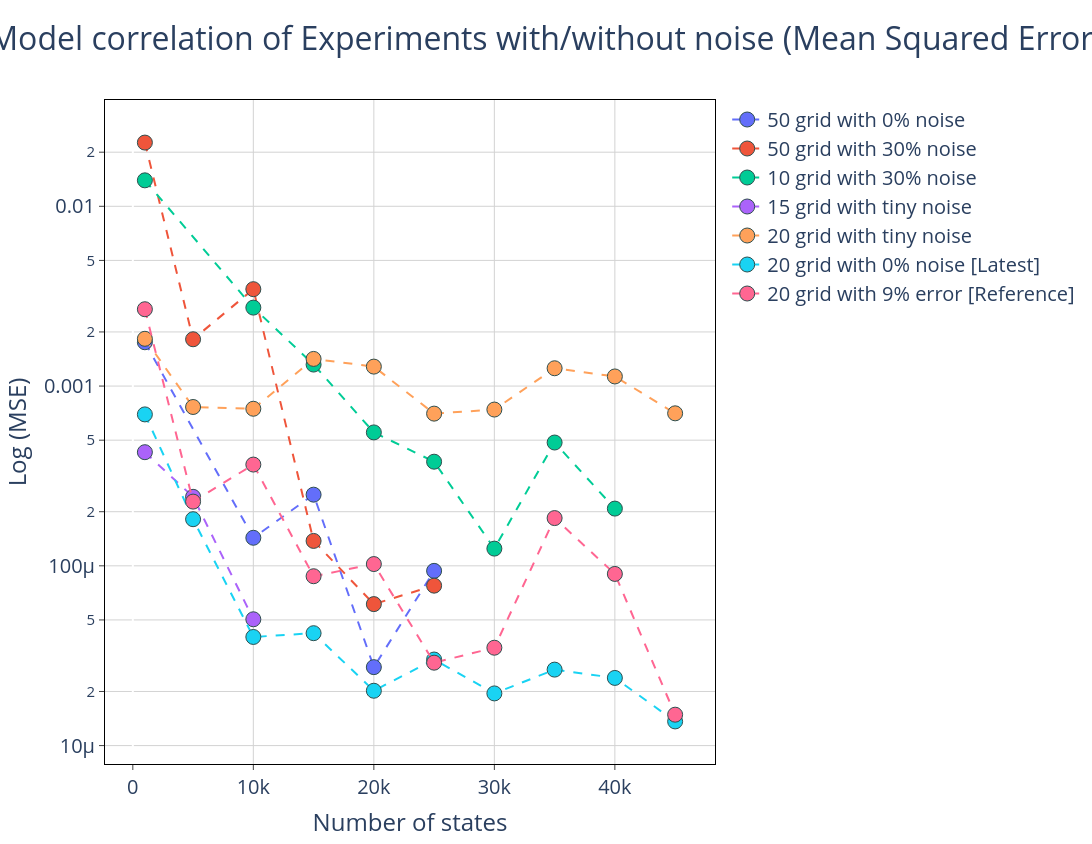

Write notebook code for a chart like this one.
### Markdown cell above
## Contrast All results

### Code cell
# Contrast All results
# In [17]: Configuración del subplot
fig = make_subplots(
    rows=1, 
    cols=1
    # Actualizado para que coincida con tus datos
)

# Agregar la primera fila (row=1)
fig.add_trace(
    go.Scatter(
        x=df_50_pure['N_states'],
        y=df_50_pure['MSE'],
        mode='lines+markers',
        name='50 grid with 0% noise',
        line=dict(dash='dash')
    ),
    row=1, col=1
)

# Agregar la segunda fila (row=2)
fig.add_trace(
    go.Scatter(
        x=df_50_error['N_states'],
        y=df_50_error['MSE'],
        mode='lines+markers',
        name='50 grid with 30% noise',
        line=dict(dash='dash')
    ),
    row=1, col=1
)

# Agregar la tercera fila (row=3)
fig.add_trace(
    go.Scatter(
        x=df_10_error['N_states'],
        y=df_10_error['MSE'],
        mode='lines+markers',
        name='10 grid with 30% noise',
        line=dict(dash='dash')
    ),
    row=1, col=1
)

fig.add_trace(
    go.Scatter(
        x=df_15_tiny_noise['N_states'],
        y=df_15_tiny_noise['MSE'],
        mode='lines+markers',
        name='15 grid with tiny noise',
        line=dict(dash='dash')
    ),
    row=1, col=1
)

fig.add_trace(
    go.Scatter(
        x=df_20_tiny_noise['N_states'],
        y=df_20_tiny_noise['MSE'],
        mode='lines+markers',
        name='20 grid with tiny noise',
        line=dict(dash='dash')
    ),
    row=1, col=1
)

fig.add_trace(go.Scatter(
    x=results_df.loc[results_df['Noise'] == 0.0, 'N_states'],
    y=results_df.loc[results_df['Noise'] == 0.0, 'MSE'],
    name="20 grid with 0% noise [Latest]",
    mode='lines+markers',
    line=dict(dash='dash')
))

fig.add_trace(go.Scatter(
    x=results_df.loc[results_df['Noise'] == 9.0, 'N_states'],
    y=results_df.loc[results_df['Noise'] == 9.0, 'MSE'],
    name="20 grid with 9% error [Reference]",
    mode='lines+markers',
    line=dict(dash='dash')
))

# Note: Ensure df_single_pt is defined in your notebook prior to this trace
if 'df_single_pt' in locals():
    fig.add_trace(go.Scatter(
        x=df_single_pt['N_states'],
        y=df_single_pt['MSE'],
        mode='lines+markers',
        name='single point experiment noise',
        line=dict(dash='dash')
    ), row=1, col=1)

fig.update_traces(marker=dict(size=15, line=dict(width=1, color='DarkSlateGrey')))

fig.update_layout(
    height=844,
    width=1500,
    font=dict(size=20),
    paper_bgcolor='white',
    plot_bgcolor='white',
    title=dict(
        text="Model correlation of Experiments with/without noise (Mean Squared Error)",
        font=dict(size=32),
        x=0.5
    )
)

fig.update_xaxes(
    mirror=True,
    ticks='outside',
    showline=True,
    linecolor='black',
    gridcolor='lightgrey',
    title_text="Number of states"
)

fig.update_yaxes(
    mirror=True,
    ticks='outside',
    showline=True,
    zeroline=True,
    linecolor='black',
    gridcolor='lightgrey',
    type='log',
    title_text="Log (MSE)"
)

fig.show()

### Figure 1 — Plotly figure (JSON) as saved in the notebook; plotly's stock layout.template omitted (floating-point values rounded to 4 significant figures)
{"data": [{"line": {"dash": "dash"}, "marker": {"line": {"color": "DarkSlateGrey", "width": 1}, "size": 15}, "mode": "lines+markers", "name": "50 grid with 0% noise", "type": "scatter", "x": [1000.0, 10000.0, 15000.0, 20000.0, 25000.0], "xaxis": "x", "y": [0.001753, 0.0001432, 0.0002488, 2.731e-05, 9.374e-05], "yaxis": "y"}, {"line": {"dash": "dash"}, "marker": {"line": {"color": "DarkSlateGrey", "width": 1}, "size": 15}, "mode": "lines+markers", "name": "50 grid with 30% noise", "type": "scatter", "x": [1000.0, 5000.0, 10000.0, 15000.0, 20000.0, 25000.0], "xaxis": "x", "y": [0.02262, 0.001821, 0.00346, 0.0001376, 6.125e-05, 7.757e-05], "yaxis": "y"}, {"line": {"dash": "dash"}, "marker": {"line": {"color": "DarkSlateGrey", "width": 1}, "size": 15}, "mode": "lines+markers", "name": "10 grid with 30% noise", "type": "scatter", "x": [1000.0, 10000.0, 15000.0, 20000.0, 25000.0, 30000.0, 35000.0, 40000.0], "xaxis": "x", "y": [0.01395, 0.002732, 0.001317, 0.0005523, 0.0003795, 0.0001247, 0.0004852, 0.0002081], "yaxis": "y"}, {"line": {"dash": "dash"}, "marker": {"line": {"color": "DarkSlateGrey", "width": 1}, "size": 15}, "mode": "lines+markers", "name": "15 grid with tiny noise", "type": "scatter", "x": [1000.0, 5000.0, 10000.0], "xaxis": "x", "y": [0.0004287, 0.000242, 5.043e-05], "yaxis": "y"}, {"line": {"dash": "dash"}, "marker": {"line": {"color": "DarkSlateGrey", "width": 1}, "size": 15}, "mode": "lines+markers", "name": "20 grid with tiny noise", "type": "scatter", "x": [1000.0, 5000.0, 10000.0, 15000.0, 20000.0, 25000.0, 30000.0, 35000.0, 40000.0, 45000.0], "xaxis": "x", "y": [0.001832, 0.0007649, 0.0007477, 0.001416, 0.001283, 0.0007026, 0.0007401, 0.001256, 0.001131, 0.0007053], "yaxis": "y"}, {"line": {"dash": "dash"}, "marker": {"line": {"color": "DarkSlateGrey", "width": 1}, "size": 15}, "mode": "lines+markers", "name": "20 grid with 0% noise [Latest]", "type": "scatter", "x": [1000.0, 5000.0, 10000.0, 15000.0, 20000.0, 25000.0, 30000.0, 35000.0, 40000.0, 45000.0], "y": [0.0006957, 0.0001817, 4.02e-05, 4.22e-05, 2.019e-05, 3.011e-05, 1.951e-05, 2.646e-05, 2.379e-05, 1.363e-05]}, {"line": {"dash": "dash"}, "marker": {"line": {"color": "DarkSlateGrey", "width": 1}, "size": 15}, "mode": "lines+markers", "name": "20 grid with 9% error [Reference]", "type": "scatter", "x": [1000.0, 5000.0, 10000.0, 15000.0, 20000.0, 25000.0, 30000.0, 35000.0, 40000.0, 45000.0], "y": [0.002676, 0.0002276, 0.0003658, 8.752e-05, 0.0001023, 2.892e-05, 3.503e-05, 0.0001843, 9.015e-05, 1.485e-05]}], "layout": {"font": {"size": 20}, "height": 844, "paper_bgcolor": "white", "plot_bgcolor": "white", "title": {"font": {"size": 32}, "text": "Model correlation of Experiments with/without noise (Mean Squared Error)", "x": 0.5}, "width": 1500, "xaxis": {"anchor": "y", "domain": [0, 1], "gridcolor": "lightgrey", "linecolor": "black", "mirror": true, "showline": true, "ticks": "outside", "title": {"text": "Number of states"}}, "yaxis": {"anchor": "x", "domain": [0, 1], "gridcolor": "lightgrey", "linecolor": "black", "mirror": true, "showline": true, "ticks": "outside", "title": {"text": "Log (MSE)"}, "type": "log", "zeroline": true}}}
